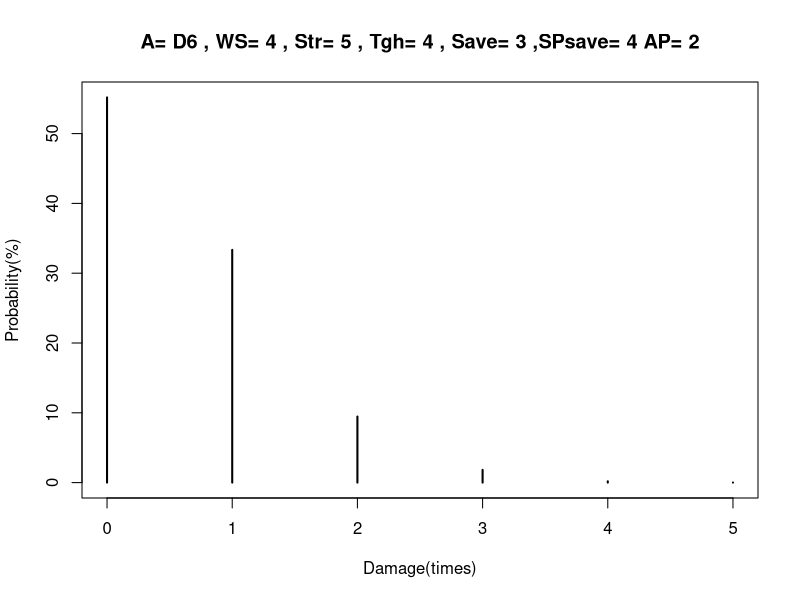
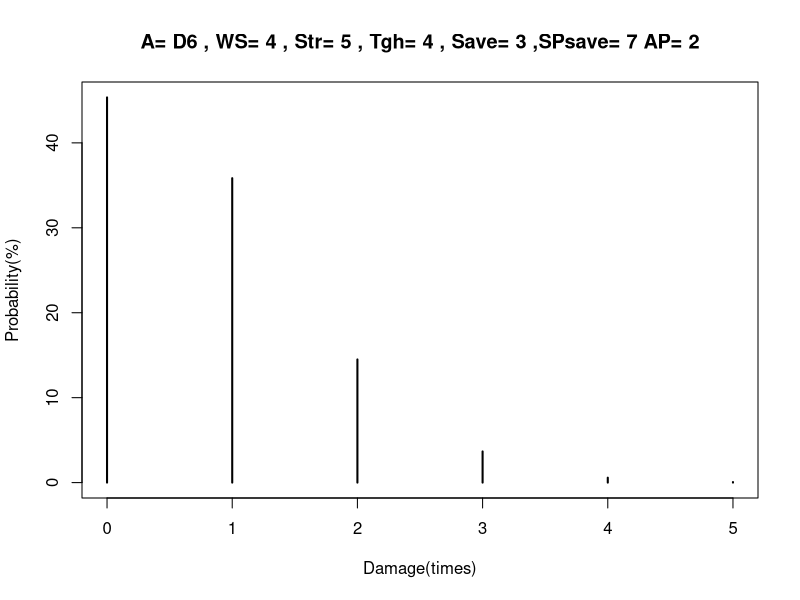
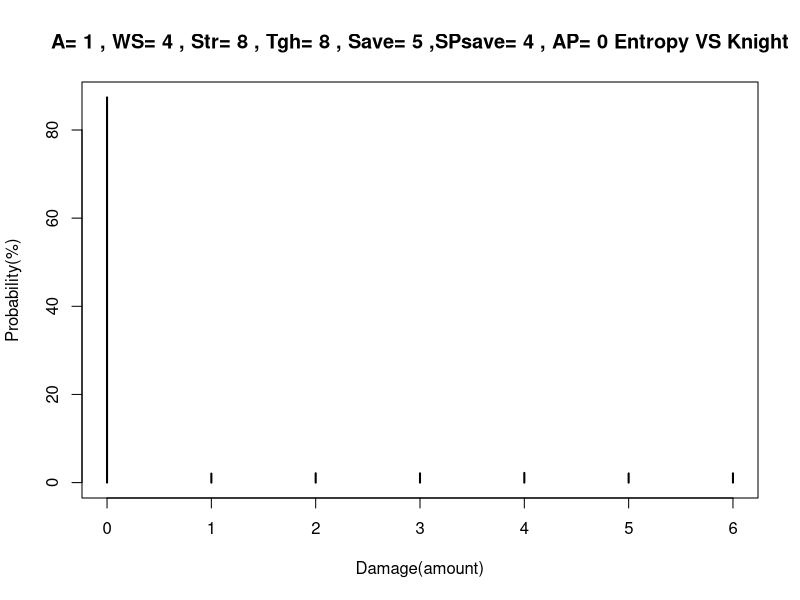
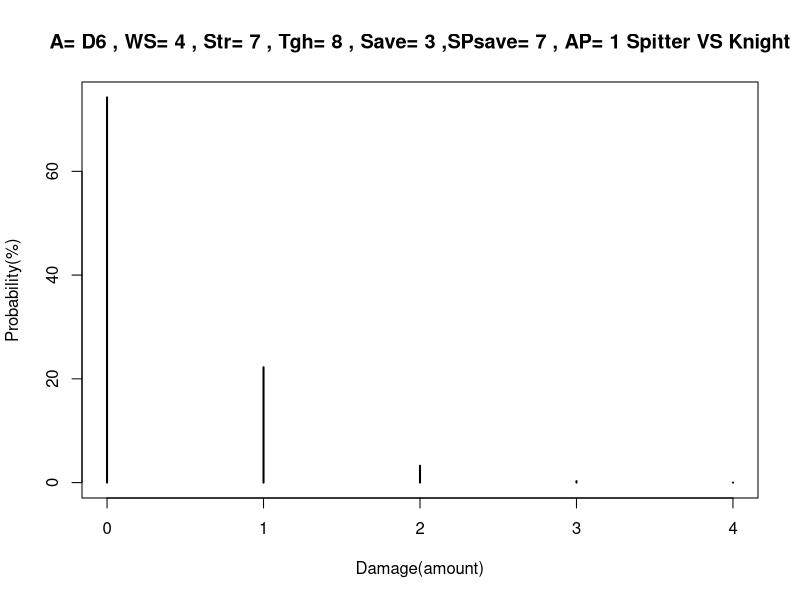
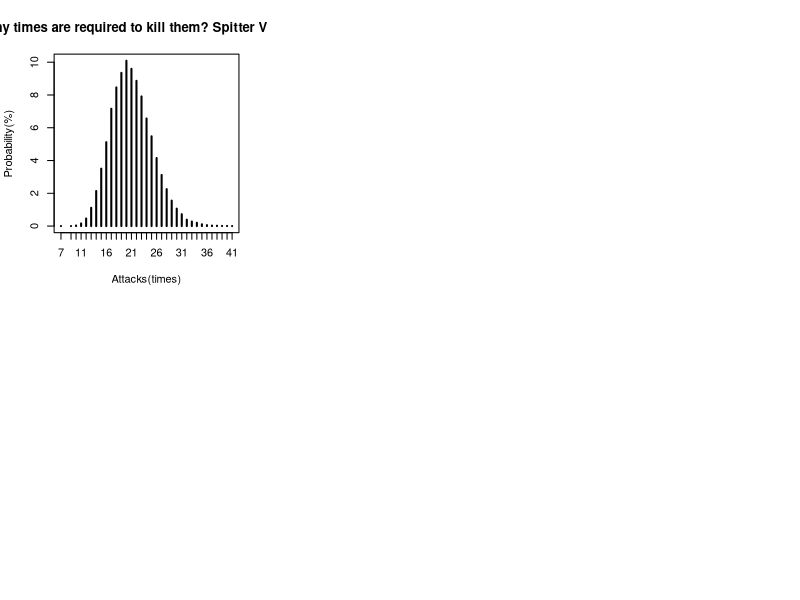

These charts were generated, in order, by the following R code:
###攻撃で何回ダメージが通るか実験します。
#hitroll Aの数だけロールして、WSで命中
hitroll<-function(A,WS){
  if (A=="D6"){
    A<-ceiling(runif(1)*6)
  }
  if (A=="D3"){
    A<-ceiling(runif(1)*3)
  }
  
  hitcheck<-ceiling(runif(A)*6)>=WS
  #print(hitcheck)
  return(sum(hitcheck))
}

#atk vs toughness, returns required-die
AvT<-function(strength,toughness){
  if(strength>=toughness*2){
    require<-2
  }
  else if(strength>toughness){
    require<-3
  }
  else if(strength==toughness){
    require<-4
  }
  else if(strength*2<=toughness){
    require<-6
  }
  else if(strength<toughness){
    require<-5
  }
  return(require)
}

#damageroll hitsの数だけhitしたとして、攻撃者のStrengthと被攻撃者のToughnessに応じたダメージロールを行う
#Drerollには、0:リロールなし（デフォルト）、1:1のみリロール、"any":失敗を全てリロール
damageroll<-function(hits,Strength,Toughness,Dreroll=0){
  require<-AvT(Strength,Toughness)
  damagedies<-ceiling(runif(hits)*6)
  damagecheck<-damagedies>=require
  #reroll
  if (Dreroll==0){
    return(sum(damagecheck))
  }
  else if (Dreroll==1){
    rerolls<-sum(damagedies==1)
    reroll_damagedies<-ceiling(runif(rerolls)*6)
    reroll_damagecheck<-reroll_damagedies>=require
    return(sum(damagecheck)+sum(reroll_damagecheck))
  }
  else if (Dreroll=="any"){
    rerolls<-sum(!damagecheck)
    reroll_damagedies<-ceiling(runif(rerolls)*6)
    reroll_damagecheck<-reroll_damagedies>=require
    return(sum(damagecheck)+sum(reroll_damagecheck))
  }
  
}

#AProll　damegesの数だけdamageロールが通ったとして、防御者のSavingと攻撃者のAPに応じたセービングを行い、通ったダメージ回数を返す
AProll<-function(damages,saving,AP,SpecialSave=7){
  savingcheck<-ceiling(runif(damages)*6)>=min((saving+AP),SpecialSave)
  return(damages-sum(savingcheck))
}
AProll(damageroll(hitroll(A="D6",3),5,2),2,3)

#total sim　A,WS,Attack,Toughness,Saving,APを入力し、
#5万回のシミュレーションを行いダメージ回数ごとの確率を表にする
sim1<-function(A,WS,Str,Toughness,Saving,AP,Dreroll=0,SpecialSave=7){
  title<-paste("A=",A,", WS=",WS,", Str=",Str,", Tgh=",Toughness,", Save=",Saving,",SPsave=",SpecialSave,"AP=",AP)
  APs<-c()
  for (i in 1:50000){
    APs[i]<-AProll(damageroll(hitroll(A,WS),Str,Toughness,Dreroll),Saving,AP,SpecialSave)
  }
  plot(table(APs)/500,main =title,xlab="Damage(times)",ylab="Probability(%)")
  print(table(APs)/500)
  return(APs)
}


#実行
sim1(A="D6",WS=4,Str=5,Toughness=4,Saving=3,AP=2,SpecialSave = 4)
sim1(A="D6",WS=4,Str=5,Toughness=4,Saving=3,AP=2,SpecialSave = 7)

#ダメージ量のバージョン
sim2<-function(A,WS,Str,Tgh,Saving,AP=0,D=1,Subtitle="",Dreroll=0,SpecialSave=7){
  title<-paste("A=",A,", WS=",WS,", Str=",Str,", Tgh=",Tgh,", Save=",Saving,",SPsave=",SpecialSave,", AP=",AP)
  APs<-c()
  for (i in 1:50000){
    APs[i]<-AProll(damageroll(hitroll(A,WS),Str,Tgh,Dreroll),Saving,AP,SpecialSave)
  }
  Damageamount<-c()
  for (i in 1:50000){
    if(D=="D6"){
      Damageamount[i]<-sum(ceiling(runif(APs[i])*6))
    }
    if(D=="D3"){
      Damageamount[i]<-sum(ceiling(runif(APs[i])*3))
    }
    if(is.numeric(D)){
    Damageamount[i]<-APs[i]*D
    }
  }
  plot(table(Damageamount)/500,main =paste(title,Subtitle),xlab="Damage(amount)",ylab="Probability(%)")
  print(table(Damageamount)/500)
  return(Damageamount)
}

#実行
sim2(A=1,WS=4,Str =8 ,Tgh = 8,Saving = 5,AP= 0, D="D6" ,Subtitle = "Entropy VS Knight",SpecialSave = 4)
sim2(A="D6",WS=4,Str =7 ,Tgh = 8,Saving = 3,AP= 1, D=1 ,Subtitle = "Spitter VS Knight")

#ダメージ回数を先に決めてから、それに達するまでにかかる回数のシミュレーション
howmany.to.kill<-function(A,WS,Attack,Toughness,Saving,AP,D,Wound,Dreroll=0,SpecialSave=7,Melta=FALSE){
  chikuseki_damage<-0
  i <- 0
  repeat {
    i<-i+1
    APs<-AProll(damageroll(hitroll(A,WS),Attack,Toughness,Dreroll),Saving,AP,SpecialSave)
    if (D=="D3"){
      j<-0
      while(j<APs){
        D2=ceiling(runif(1)*3)
        chikuseki_damage<-chikuseki_damage+D2
        j<-j+1}
      }
    if (D=="D6"){
      j<-0
      while(j<APs){
        if(Melta){D2<-max(ceiling(runif(2)*6))}else{D2<-ceiling(runif(1)*6)}
        print(D2)
        chikuseki_damage<-chikuseki_damage+D2
        print(chikuseki_damage)
        j<-j+1}
      }
    if(is.numeric(D)==TRUE){
      chikuseki_damage<-chikuseki_damage+D*AProll(damageroll(hitroll(A,WS),Attack,Toughness,Dreroll),Saving,AP,SpecialSave)
    }  
    
    if(chikuseki_damage >= Wound) break
  }
  return(i)
}


#実行
howmany.to.kill("D6",3,5,4,2,3,2,10,Dreroll = 0,SpecialSave = 4)

#50000回のシミュレーション
sim3<-function(A,WS,Attack,Toughness,Saving,AP,D,Wound,Subtitle="",Dreroll=0,SpecialSave=7,Accum=FALSE,Melta=FALSE){
  times<-c()
  for (j in 1:50000){
    times[j]<-howmany.to.kill(A,WS,Attack,Toughness,Saving,AP,D,Wound,Dreroll,SpecialSave,Melta)
  }
  plot(table(times)/500,main=paste("How many times are required to kill them?",Subtitle),xlab="Attacks(times)",ylab="Probability(%)")
  if (Accum){
    plot(cumsum(table(times)/500),main=paste("How many times are required to kill them?",Subtitle),xlab="Attacks(times or less)",ylab="Probability(%)")
  }
  print(table(times)/500)
  return(times)
}

#実行
par(mfcol=c(2,3))
sim3(A="D6",WS=1,Attack=7,Toughness=4,Saving=3,AP=1,D=1,Wound=24,"Spitter VS Intersessor")
sim3
